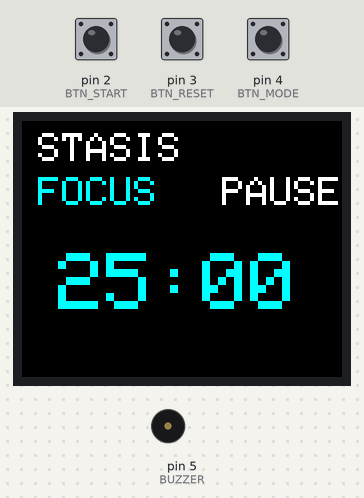
The sketch below on a simulated Arduino Uno, built with avr-gcc and run on an emulated ATmega328P. Shown: 160×128 colour display, buzzer (waves = sounding). The inputs (shaded band) are chosen by the test bench; at power-on: pin 2 (BTN_START) HIGH, pin 4 (BTN_MODE) HIGH, pin 3 (BTN_RESET) HIGH.

Above: at 1.3 s.
1.4 s: pin 2 (BTN_START) pulled LOW for 0.15 s
At 2.9 s:
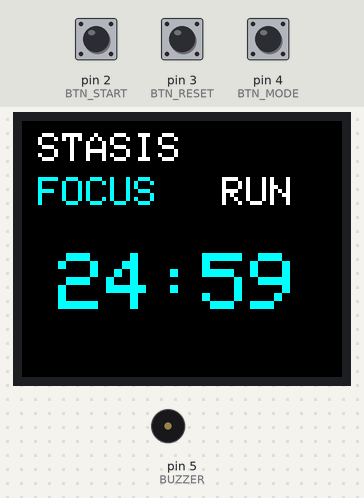
4.5 s: pin 4 (BTN_MODE) pulled LOW for 0.15 s
At 5.4 s:
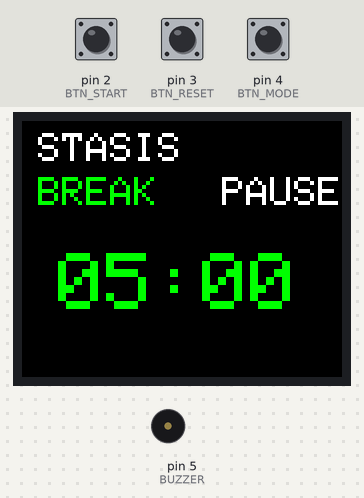
6.1 s: pin 2 (BTN_START) pulled LOW for 1 s
At 7.8 s:
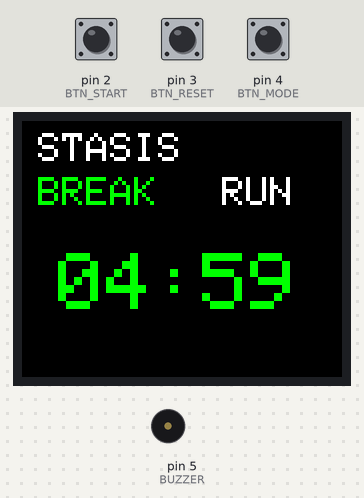
9.6 s: pin 3 (BTN_RESET) pulled LOW for 0.15 s
At 10.5 s:
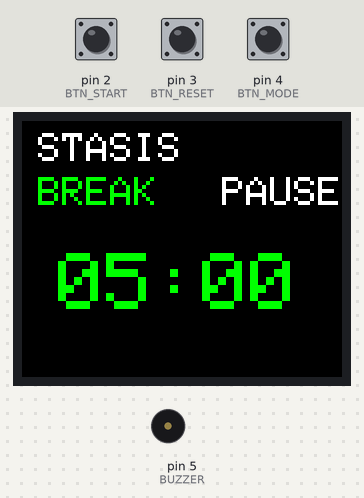
11.2 s: pin 2 (BTN_START) pulsed LOW 5 times (0.12 s each, 0.3 s apart)
At 13.2 s:
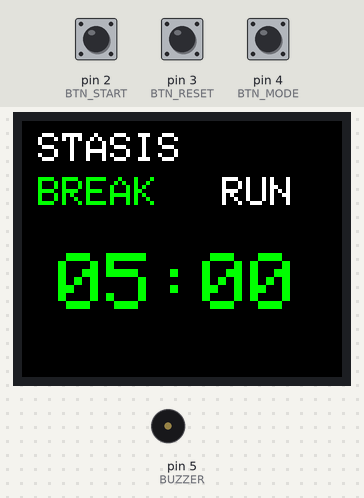
14.2 s: pin 3 (BTN_RESET) pulled LOW for 1 s
At 15.2 s:
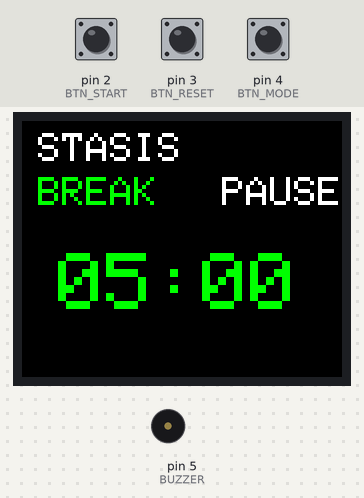
Timing chart, 0 to 17.2 s (numbered marks = the images above; inputs shaded):
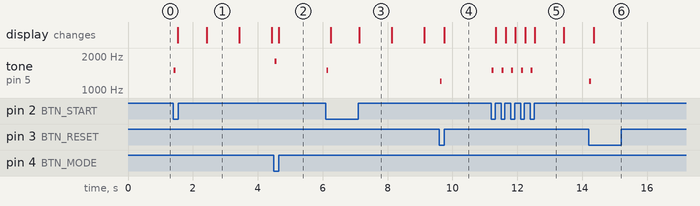

The sketch:

FocusTimer.ino
```cpp
/*
  Stasis Focus Timer - firmware
  Arduino Uno + 1.8" ST7735 TFT (128x160, SPI) + 3 clicky buttons + passive buzzer

  ** VOLTAGE WARNING **
  The Uno's SPI pins are 5V. Many ST7735 modules are 3.3V-logic. If yours is not
  marked 5V-tolerant / has no onboard level shifter, run SCK, MOSI, CS, DC, RST
  through a logic-level shifter (or resistor dividers) and power VCC from 3V3,
  or you can damage the display.

  Buttons (each: pin -> button -> GND, using internal pull-ups):
    GP10  START / PAUSE
    GP11  RESET   (back to current preset)
    GP12  MODE    (toggle FOCUS <-> BREAK)
  Buzzer (passive): GP13

  Build:
    Arduino IDE -> select board "Arduino Uno" (no extra board package needed).
    Library Manager -> install "Adafruit ST7735 and ST7789 Library"
      (it pulls in Adafruit GFX automatically).
*/

#include <Adafruit_GFX.h>
#include <Adafruit_ST7735.h>
#include <SPI.h>

// ---------- display pins ----------
#define TFT_CS   10
#define TFT_DC    9
#define TFT_RST   8
// Uno hardware SPI is fixed: SCK = D13, MOSI = D11
// Wire TFT SCK -> D13, TFT SDA/MOSI -> D11

// ---------- inputs / output ----------
#define BTN_START 2
#define BTN_RESET 3
#define BTN_MODE  4
#define BUZZER    5

// ---------- timer presets ----------
const long FOCUS_SECONDS = 25L * 60;
const long BREAK_SECONDS = 5L  * 60;

// ---------- colors ----------
#define COL_BG     ST77XX_BLACK
#define COL_FOCUS  ST77XX_CYAN
#define COL_BREAK  ST77XX_GREEN
#define COL_TEXT   ST77XX_WHITE

Adafruit_ST7735 tft = Adafruit_ST7735(TFT_CS, TFT_DC, TFT_RST);

// ---------- state ----------
bool focusMode = true;
long remaining = FOCUS_SECONDS;
bool running = false;
unsigned long lastTickMs = 0;
char lastShown[6] = "";

const uint8_t btnPins[3] = {BTN_START, BTN_RESET, BTN_MODE};
bool btnState[3] = {HIGH, HIGH, HIGH};   // pulled up = HIGH = released

void beep(int freq, int ms, int times = 1) {
  for (int i = 0; i < times; i++) {
    tone(BUZZER, freq, ms);
    delay(ms + 60);
  }
}

long sessionLength() {
  return focusMode ? FOCUS_SECONDS : BREAK_SECONDS;
}

void drawStatic() {
  tft.fillScreen(COL_BG);
  tft.setTextColor(COL_TEXT);
  tft.setTextSize(2);
  tft.setCursor(8, 6);
  tft.print("STASIS");
}

void drawMode() {
  tft.fillRect(0, 28, tft.width(), 18, COL_BG);
  tft.setTextSize(2);
  tft.setTextColor(focusMode ? COL_FOCUS : COL_BREAK);
  tft.setCursor(8, 28);
  tft.print(focusMode ? "FOCUS" : "BREAK");

  tft.setTextColor(COL_TEXT);
  tft.setCursor(100, 28);
  tft.print(running ? "RUN " : "PAUSE");
}

void drawTime(bool force) {
  char buf[6];
  int m = remaining / 60;
  int s = remaining % 60;
  sprintf(buf, "%02d:%02d", m, s);
  if (!force && strcmp(buf, lastShown) == 0) return;
  strcpy(lastShown, buf);

  tft.fillRect(0, 60, tft.width(), 44, COL_BG);
  tft.setTextSize(4);
  tft.setTextColor(focusMode ? COL_FOCUS : COL_BREAK);
  tft.setCursor(18, 66);
  tft.print(buf);
}

// returns true once, on the HIGH->LOW edge (button press)
bool justPressed(uint8_t i) {
  bool now = digitalRead(btnPins[i]);
  bool edge = (btnState[i] == HIGH && now == LOW);
  btnState[i] = now;
  if (edge) delay(15);   // simple debounce
  return edge;
}

void setup() {
  pinMode(BTN_START, INPUT_PULLUP);
  pinMode(BTN_RESET, INPUT_PULLUP);
  pinMode(BTN_MODE,  INPUT_PULLUP);
  pinMode(BUZZER, OUTPUT);

  tft.initR(INITR_BLACKTAB);   // if colors are wrong / there's a border, try INITR_GREENTAB or INITR_REDTAB
  tft.setRotation(3);          // landscape -> 160 x 128
  drawStatic();
  drawMode();
  drawTime(true);
}

void loop() {
  // START / PAUSE
  if (justPressed(0)) {
    running = !running;
    lastTickMs = millis();
    beep(1500, 60);
    drawMode();
  }

  // RESET current preset
  if (justPressed(1)) {
    running = false;
    remaining = sessionLength();
    beep(1200, 60);
    drawMode();
    drawTime(true);
  }

  // MODE toggle
  if (justPressed(2)) {
    focusMode = !focusMode;
    running = false;
    remaining = sessionLength();
    beep(1800, 60);
    drawMode();
    drawTime(true);
  }

  // countdown
  if (running && millis() - lastTickMs >= 1000) {
    lastTickMs += 1000;
    remaining--;
    if (remaining <= 0) {
      remaining = 0;
      running = false;
      drawTime(true);
      beep(2200, 150, 3);
      // auto-roll into the other mode, ready to start
      focusMode = !focusMode;
      remaining = sessionLength();
      drawMode();
    }
    drawTime(false);
  }

  delay(5);
}
```

Measured:
- after the input at 1.4 s, tone on pin 5 (BUZZER): silent → 1500 Hz at once, → silent 0.06 s later; the display: first changes after 0.14 s (image 1 shows a later state)
- after the input at 4.5 s, tone on pin 5 (BUZZER): silent → 1800 Hz at once, → silent 0.06 s later; the display: changes after 0.15 s (image 2)
- after the input at 6.1 s, tone on pin 5 (BUZZER): silent → 1500 Hz at once, → silent 0.06 s later; the display: first changes after 0.14 s (image 3 shows a later state)
- after the input at 9.6 s, tone on pin 5 (BUZZER): silent → 1200 Hz at once, → silent 0.06 s later
- after the input at 11.2 s, tone on pin 5 (BUZZER): alternates 1500 Hz for 0.06 s and silent for 0.24 s, 10 changes in all, then stays silent, starting at once; the display: changes after 0.14 s (image 5)
- after the input at 14.2 s, tone on pin 5 (BUZZER): silent → 1200 Hz at once, → silent 0.06 s later
- what the display in image 1 shows lasts 1.0 s, from 2.4 s to 3.4 s
